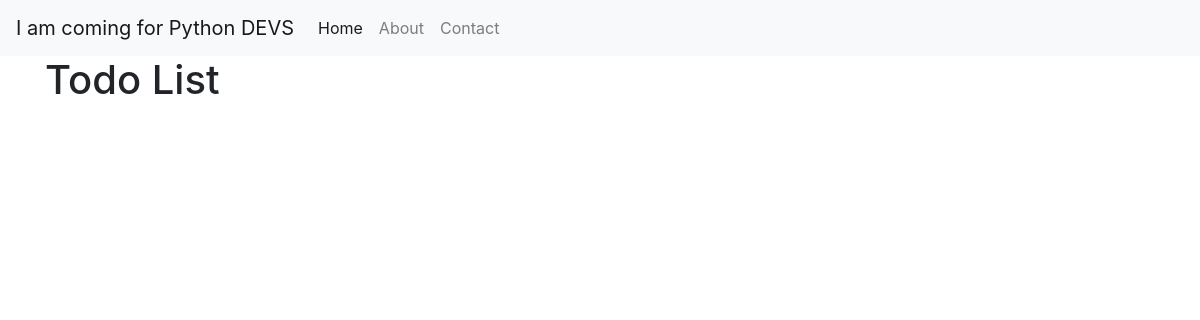
Page /todos/ on the earlier database version.
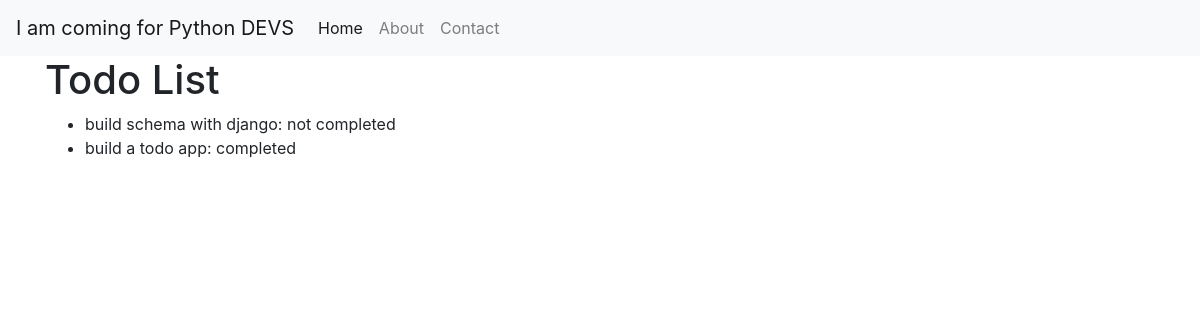
Same page on the later database version.
### myapp/models.py (models this page shows)
class TodoItem(models.Model):
    title = models.CharField(max_length = 200)
    completed = models.BooleanField(default=False)

### myapp/views.py (the view)
# urls.py: path("todos/", views.todos, name="Todos")
def todos(request):
    items = TodoItem.objects.all()
    return render(request, "todos.html", {"todos": items })

### myapp/templates/todos.html
{% extends "base.html" %}   {% block content %}
<h1>Todo List</h1>
<ul>
    {% for todo in todos %}
    <li>
        {{todo.title}}: {% if todo.completed %}completed{% else %}not completed{% endif %}
    </li>
    {% endfor %}
</ul>
{% endblock %}

### myapp/templates/base.html (shortened to what this page needs)
<!DOCTYPE html>
<html lang="en">
  <head>
    <link rel="stylesheet" href="https://stackpath.bootstrapcdn.com/bootstrap/4.3.1/css/bootstrap.min.css"  rel="stylesheet" />
  </head>
  <body>
    <nav class="navbar navbar-expand-lg navbar-light bg-light">
      <a class="navbar-brand" href="#">I am coming for Python DEVS</a>
      <div class="collapse navbar-collapse" id="navbarNav">
        <ul class="navbar-nav">
          <li class="nav-item active">
            <a class="nav-link" href="#">Home</a>
          </li>
          <li class="nav-item">
            <a class="nav-link" href="#">About</a>
          </li>
          <li class="nav-item">
            <a class="nav-link" href="#">Contact</a>
          </li>
        </ul>
      </div>
    </nav>
    <div class="container">{% block content %} {% endblock %}</div>
  </body>
</html>

Differences in the rows shown:
added TodoItem: title "build schema with django", completed "not completed"
added TodoItem: title "build a todo app", completed "completed"
